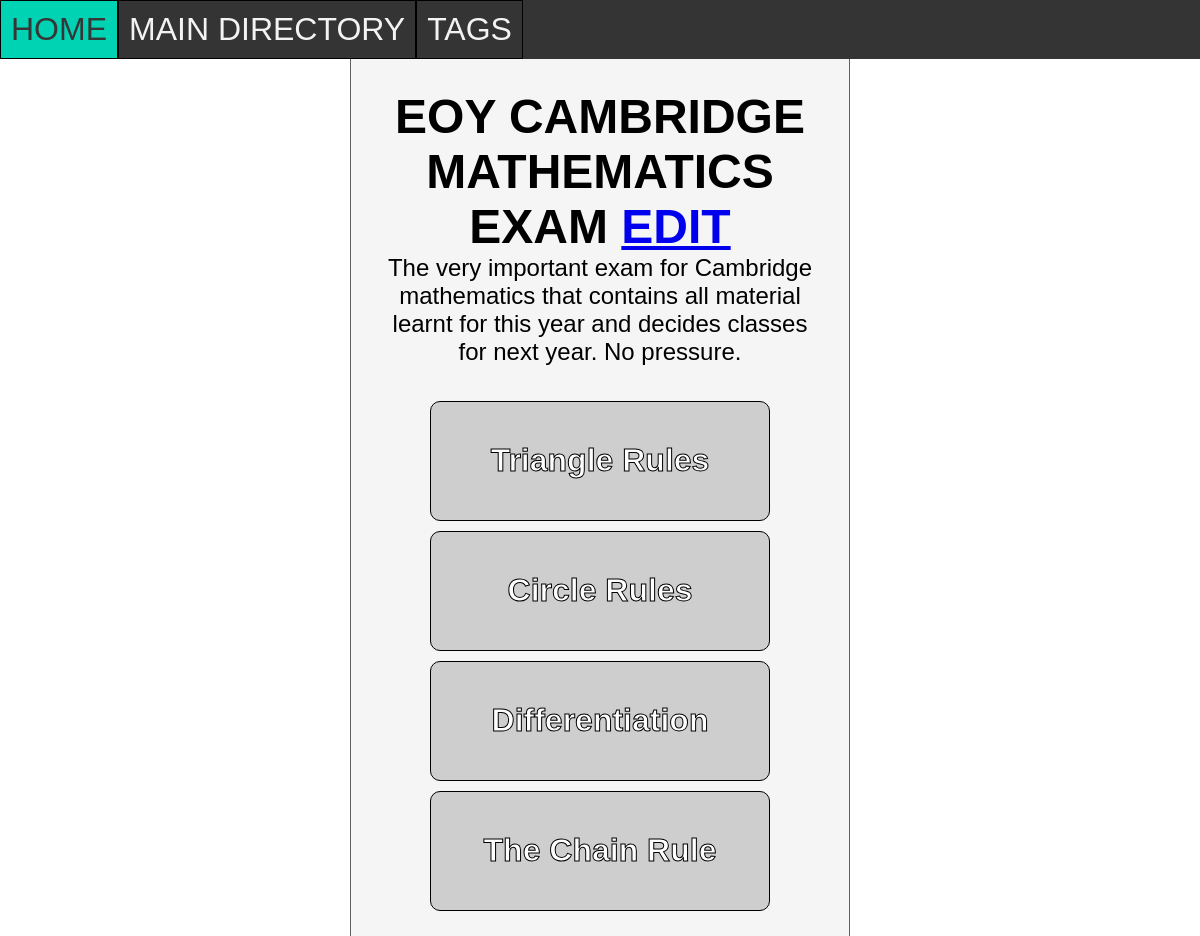
Before: /tag/4 with the older database file.
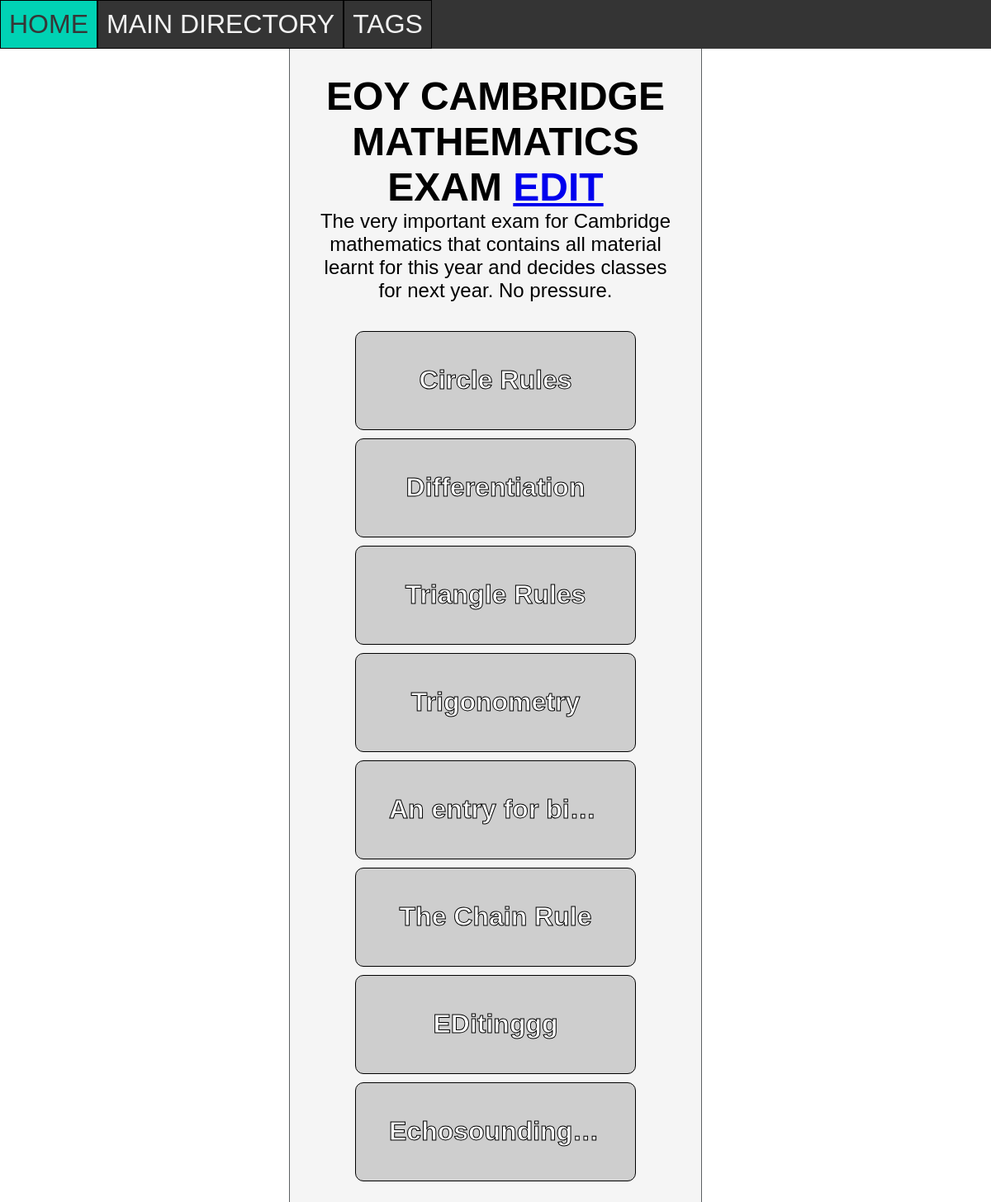
After: the same page with the newer database file.
### tables this page shows
CREATE TABLE TAG (id INTEGER PRIMARY KEY AUTOINCREMENT, name STRING, info STRING);

CREATE TABLE ENTRY (id INTEGER PRIMARY KEY AUTOINCREMENT, parent_id INTEGER REFERENCES FOLDER (id), name STRING, entry STRING);

### routes.py (the view)
@app.route('/tag/<int:id>')
def tag(id):
    infoname = retrieve('SELECT name, info FROM TAG WHERE id = ?',(id,))
    entries = retrieve('SELECT id, name FROM ENTRYTAG JOIN ENTRY ON ENTRY.id = entry_id WHERE tag_id = ?', (id,))
    return render_template('pages/tag.html',infoname=infoname, entries=entries, id=id)

### routes.py (called while the page is built)
def retrieve(query, parameters=None):
    conn = sqlite3.connect('notes_app.db')
    cur = conn.cursor()
    if parameters is None:
        cur.execute(query)
    else:
        cur.execute(query, parameters)
    results = cur.fetchall()
    conn.commit()
    return results

### templates/pages/tag.html
{% extends 'base_templates/layout.html' %}
{% block content %}
<div class="info">
    <h1>{{infoname[0][0]}} <a href="/edit-tag/{{id}}">Edit</a></h1>
    {{infoname[0][1]}}
</div>
<div class="links">
    {% for entry in entries %}
    <a href="/entry/{{entry[0]}}">{{entry[1]}}</a>
    {% endfor %}
</div>
{% endblock %}

### templates/base_templates/layout.html (shortened to what this page needs)
<!DOCTYPE html>
<html>
    <head>
        <link rel="stylesheet" href="/static/css/style.css">
    </head>
    <body>
        <div class="page">
            <nav>
                {% include "base_templates/nav.html"%}
            </nav>
            <div class="content">
                {% block content %}
                {% endblock %}
            </div>
        </div>
    </body>
</html>

### templates/base_templates/nav.html
<div class="nav-buttons">
    <a href="/home">Home</a>
    <a href="/folder/1">Main Directory</a>
    <a href="/all-tags">Tags</a>
</div>

### static/css/style.css (style rules this page uses)
* { margin: 0; padding: 0; box-sizing: border-box; text-align: center; font-family: sans-serif; }
html,body { height: 100%; }
.page { display: flex; flex-direction: column; min-height: 100%; justify-content: center; flex-wrap: wrap; width: 100%; }
.content { background-color:#f5f5f5ff; border-left: 1px solid #5D6063; border-right: 1px solid #5D6063; flex: 1; margin: 0 350px; display: flex; flex-direction: column; flex-wrap: wrap; padding: 0px 0px 20px; }
h1 { text-transform: uppercase; font-weight: bold; margin: 0; }
.info { margin: 30px 30px 30px 30px; font-size: 1.5em; display: block; }
.links { display: flex; flex-direction: row; flex-wrap: wrap; justify-content: center; }
.links a { margin: 5px; padding: 40px; text-decoration: none; border:1px solid #000000; color: #ffffff; border-radius: 10px; font-size: 2em; width: 340px; height: 120px; font-weight: bold; -webkit-text-stroke: #000000 1px; overflow: hidden; text-overflow: ellipsis; white-space: nowrap; background-color: #cecece; }
.nav-buttons { background-color: #343434ff; text-align: left; text-transform: uppercase; font-size: xx-large; display: flex; flex-direction: row; }
.nav-buttons a { padding: 10px; border: black solid 1px; text-decoration: none; color: #f3f3f3ff; }

Changed rows visible on the page:
shown differently, row unchanged: ENTRY "Triangle Rules": moves down the list
added ENTRY: name "Trigonometry"
added ENTRY: name "An entry for bi…"
added ENTRY: name "EDitinggg"
added ENTRY: name "Echosounding…"
